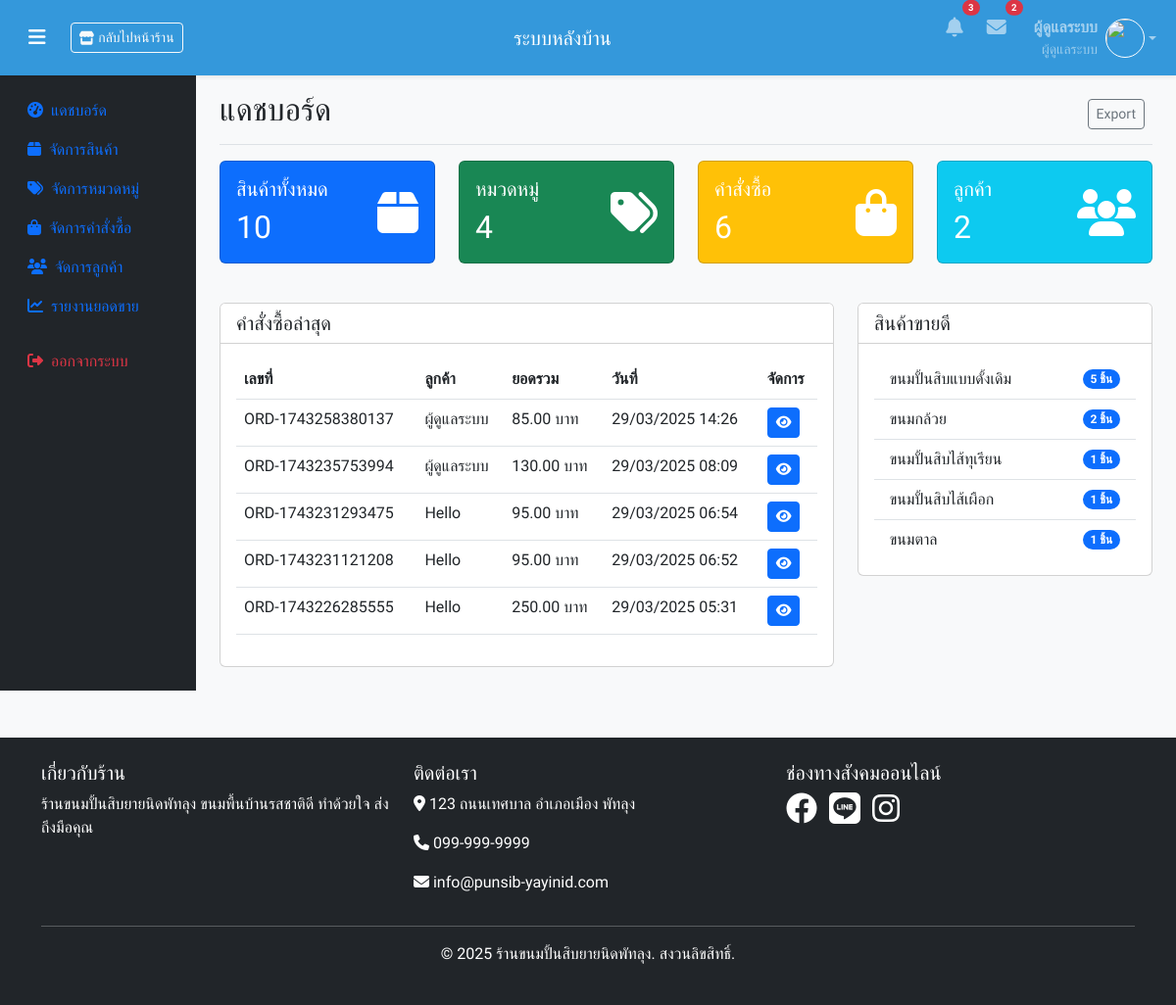
Page /admin/dashboard.php (signed in) on the committed database.
### tables this page shows
CREATE TABLE `orders` (
  `id` int(11) NOT NULL,
  `user_id` int(11) NOT NULL,
  `order_number` varchar(20) NOT NULL,
  `total_amount` decimal(10,2) NOT NULL,
  `payment_method` varchar(50) NOT NULL,
  `payment_status` enum('pending','paid','failed') DEFAULT 'pending',
  `order_status` enum('pending','processing','shipped','delivered','completed','cancelled') DEFAULT 'pending',
  `shipping_address` text NOT NULL,
  `billing_address` text DEFAULT NULL,
  `note` text DEFAULT NULL,
  `payment_slips` varchar(255) DEFAULT NULL,
  `created_at` timestamp NULL DEFAULT current_timestamp(),
  `updated_at` timestamp NULL DEFAULT current_timestamp() ON UPDATE current_timestamp()
);

CREATE TABLE `users` (
  `id` int(11) NOT NULL,
  `username` varchar(50) NOT NULL,
  `password` varchar(255) NOT NULL,
  `email` varchar(100) NOT NULL,
  `fullname` varchar(100) NOT NULL,
  `phone` varchar(20) DEFAULT NULL,
  `address` text DEFAULT NULL,
  `role` enum('customer','admin') DEFAULT 'customer',
  `status` int(1) NOT NULL DEFAULT 1,
  `created_at` timestamp NULL DEFAULT current_timestamp(),
  `updated_at` timestamp NULL DEFAULT current_timestamp() ON UPDATE current_timestamp()
);

CREATE TABLE `products` (
  `id` int(11) NOT NULL,
  `category_id` int(11) DEFAULT NULL,
  `name` varchar(255) NOT NULL,
  `description` text DEFAULT NULL,
  `price` decimal(10,2) NOT NULL,
  `discount_price` decimal(10,2) DEFAULT 0.00,
  `image` varchar(255) DEFAULT NULL,
  `stock` int(11) NOT NULL DEFAULT 0,
  `status` tinyint(1) DEFAULT 1,
  `featured` tinyint(1) DEFAULT 0,
  `views` int(100) DEFAULT NULL,
  `sold` int(11) DEFAULT NULL,
  `created_at` timestamp NULL DEFAULT current_timestamp(),
  `updated_at` timestamp NULL DEFAULT current_timestamp() ON UPDATE current_timestamp()
);

### admin/dashboard.php (the view, shortened to what this page needs)
<?php
require_once '../config/db.php';
$totalProducts = $conn->query("SELECT COUNT(*) FROM products")->fetchColumn();
$totalCategories = $conn->query("SELECT COUNT(*) FROM categories")->fetchColumn();
$totalOrders = $conn->query("SELECT COUNT(*) FROM orders")->fetchColumn();
$totalCustomers = $conn->query("SELECT COUNT(*) FROM users WHERE role = 'customer'")->fetchColumn();
$recentOrders = $conn->query("
    SELECT o.id, o.order_number, o.total_amount, o.created_at, u.fullname
    FROM orders o
    JOIN users u ON o.user_id = u.id
    ORDER BY o.created_at DESC
    LIMIT 5
")->fetchAll(PDO::FETCH_ASSOC);
$bestSellers = $conn->query("
    SELECT p.id, p.name, SUM(oi.quantity) as total_sold
    FROM order_items oi
    JOIN products p ON oi.product_id = p.id
    GROUP BY p.id
    ORDER BY total_sold DESC
    LIMIT 5
")->fetchAll(PDO::FETCH_ASSOC);
include '../includes/admin-head.php';
?>
<body class="admin-dashboard">
    <?php include '../includes/admin-navbar.php'; ?>
    <div class="container-fluid">
        <div class="row">
            <?php include '../includes/admin-sidebar.php'; ?>
            <main class="col-md-9 ms-sm-auto col-lg-10 px-md-4">
                <div class="d-flex justify-content-between flex-wrap flex-md-nowrap align-items-center pt-3 pb-2 mb-3 border-bottom">
                    <h1 class="h2">แดชบอร์ด</h1>
                    <div class="btn-toolbar mb-2 mb-md-0">
                        <div class="btn-group me-2">
                            <button type="button" class="btn btn-sm btn-outline-secondary">Export</button>
                        </div>
                    </div>
                </div>
                <div class="row mb-4">
                    <div class="col-md-3">
                        <div class="card text-white bg-primary mb-3">
                            <div class="card-body">
                                <div class="d-flex justify-content-between align-items-center">
                                    <div>
                                        <h5 class="card-title">สินค้าทั้งหมด</h5>
                                        <h2 class="mb-0"><?= number_format($totalProducts) ?></h2>
                                    </div>
                                    <i class="fas fa-box fa-3x"></i>
                                </div>
                            </div>
                        </div>
                    </div>
                    <div class="col-md-3">
                        <div class="card text-white bg-success mb-3">
                            <div class="card-body">
                                <div class="d-flex justify-content-between align-items-center">
                                    <div>
                                        <h5 class="card-title">หมวดหมู่</h5>
                                        <h2 class="mb-0"><?= number_format($totalCategories) ?></h2>
                                    </div>
                                    <i class="fas fa-tags fa-3x"></i>
                                </div>
                            </div>
                        </div>
                    </div>
                    <div class="col-md-3">
                        <div class="card text-white bg-warning mb-3">
                            <div class="card-body">
                                <div class="d-flex justify-content-between align-items-center">
                                    <div>
                                        <h5 class="card-title">คำสั่งซื้อ</h5>
                                        <h2 class="mb-0"><?= number_format($totalOrders) ?></h2>
                                    </div>
                                    <i class="fas fa-shopping-bag fa-3x"></i>
                                </div>
                            </div>
                        </div>
                    </div>
                    <div class="col-md-3">
                        <div class="card text-white bg-info mb-3">
                            <div class="card-body">
                                <div class="d-flex justify-content-between align-items-center">
                                    <div>
                                        <h5 class="card-title">ลูกค้า</h5>
                                        <h2 class="mb-0"><?= number_format($totalCustomers) ?></h2>
                                    </div>
                                    <i class="fas fa-users fa-3x"></i>
                                </div>
                            </div>
                        </div>
                    </div>
                </div>
                <div class="row">
                    <div class="col-md-8">
                        <div class="card mb-4">
                            <div class="card-header bg-white">
                                <h5 class="mb-0">คำสั่งซื้อล่าสุด</h5>
                            </div>
                            <div class="card-body">
                                <div class="table-responsive">
                                    <table class="table table-hover">
                                        <thead>
                                            <tr>
                                                <th>เลขที่</th>
                                                <th>ลูกค้า</th>
                                                <th>ยอดรวม</th>
                                                <th>วันที่</th>
                                                <th>จัดการ</th>
                                            </tr>
                                        </thead>
                                        <tbody>
                                            <?php foreach ($recentOrders as $order): ?>
                                                <tr>
                                                    <td><?= $order['order_number'] ?></td>
                                                    <td><?= htmlspecialchars($order['fullname']) ?></td>
                                                    <td><?= number_format($order['total_amount'], 2) ?> บาท</td>
                                                    <td><?= date('d/m/Y H:i', strtotime($order['created_at'])) ?></td>
                                                    <td>
                                                        <a href="orders/view.php?id=<?= $order['id'] ?>" class="btn btn-sm btn-primary">
                                                            <i class="fas fa-eye"></i>
                                                        </a>
                                                    </td>
                                                </tr>
                                            <?php endforeach; ?>
                                        </tbody>
                                    </table>
                                </div>
                            </div>
                        </div>
                    </div>
                    <div class="col-md-4">
                        <div class="card">
                            <div class="card-header bg-white">
                                <h5 class="mb-0">สินค้าขายดี</h5>
                            </div>
                            <div class="card-body">
                                <ul class="list-group list-group-flush">
                                    <?php foreach ($bestSellers as $product): ?>
                                        <li class="list-group-item d-flex justify-content-between align-items-center">
                                            <span><?= htmlspecialchars($product['name']) ?></span>
                                            <span class="badge bg-primary rounded-pill"><?= $product['total_sold'] ?> ชิ้น</span>
                                        </li>
                                    <?php endforeach; ?>
                                </ul>
                            </div>
                        </div>
                    </div>
                </div>
            </main>
        </div>
    </div>
    <?php include '../includes/footer.php'; ?>
</body>
</html>

### includes/admin-head.php (style rules this page uses)
body { font-family: 'Sarabun', sans-serif; background-color: #f8f9fa; }

### rows in the picture
orders: order_number "ORD-1743258380137", user.fullname "ผู้ดูแลระบบ", total_amount "85.00", created_at "29/03/2025 14:26"
orders: order_number "ORD-1743235753994", user.fullname "ผู้ดูแลระบบ", total_amount "130.00", created_at "29/03/2025 08:09"
orders: order_number "ORD-1743231293475", user.fullname "Hello", total_amount "95.00", created_at "29/03/2025 06:54"
orders: order_number "ORD-1743231121208", user.fullname "Hello", total_amount "95.00", created_at "29/03/2025 06:52"
orders: order_number "ORD-1743226285555", user.fullname "Hello", total_amount "250.00", created_at "29/03/2025 05:31"
products: name "ขนมปั้นสิบแบบดั้งเดิม", total_sold "5"
products: name "ขนมกล้วย", total_sold "2"
products: name "ขนมปั้นสิบไส้ทุเรียน", total_sold "1"
products: name "ขนมปั้นสิบไส้เผือก", total_sold "1"
products: name "ขนมตาล", total_sold "1"

### other values in the picture
$_SESSION['user_name'] "ผู้ดูแลระบบ"
$totalProducts "10"
$totalCategories "4"
$totalOrders "6"
$totalCustomers "2"
